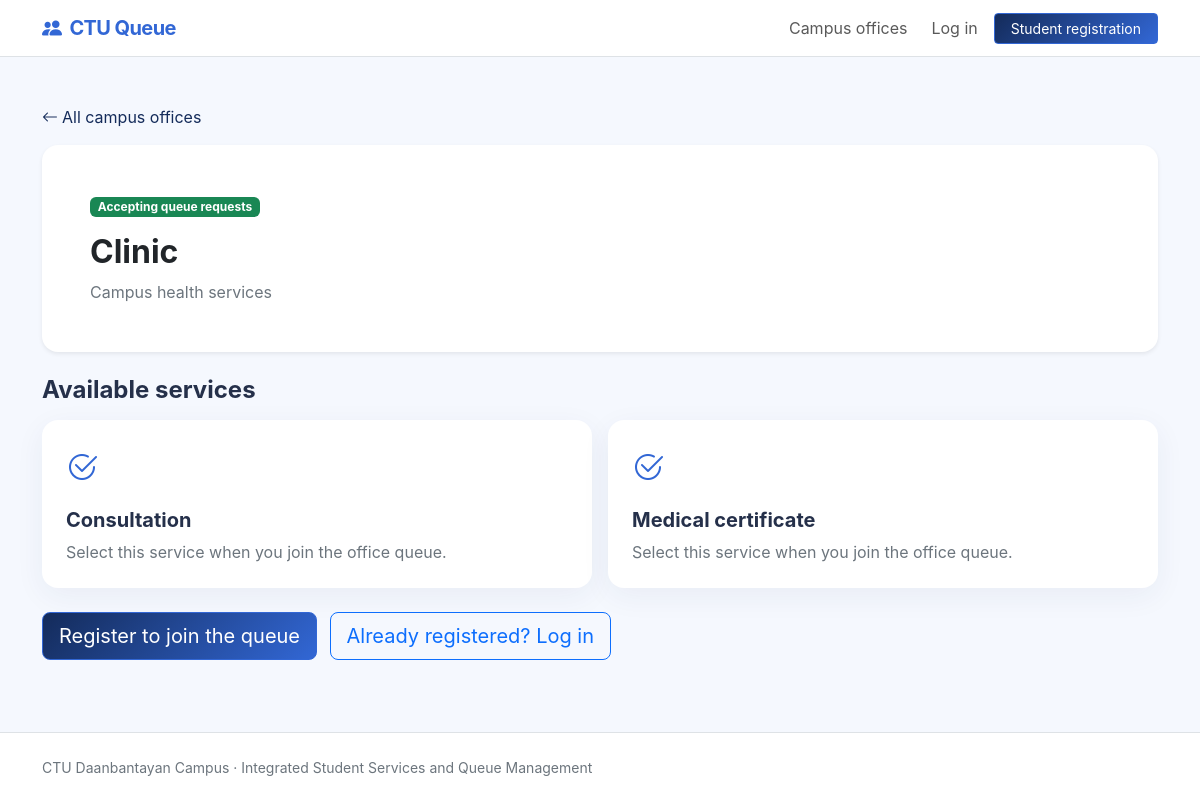
/office.php?id=1, run on the app's committed database.
### tables this page shows
CREATE TABLE offices (
    id BIGINT UNSIGNED AUTO_INCREMENT PRIMARY KEY,
    name VARCHAR(100) NOT NULL UNIQUE,
    description VARCHAR(255) NULL,
    is_active TINYINT(1) NOT NULL DEFAULT 1,
    accepting_queue TINYINT(1) NOT NULL DEFAULT 1,
    created_at TIMESTAMP NOT NULL DEFAULT CURRENT_TIMESTAMP
);

CREATE TABLE services (
    id BIGINT UNSIGNED AUTO_INCREMENT PRIMARY KEY,
    office_id BIGINT UNSIGNED NOT NULL,
    name VARCHAR(120) NOT NULL,
    is_active TINYINT(1) NOT NULL DEFAULT 1,
    created_at TIMESTAMP NOT NULL DEFAULT CURRENT_TIMESTAMP,
    UNIQUE KEY uq_service_office (office_id, name),
    CONSTRAINT fk_services_office FOREIGN KEY (office_id) REFERENCES offices(id)
);

### includes/bootstrap.php (called while the page is built, shortened)
<?php
function e(?string $value): string
{
    return htmlspecialchars($value ?? '', ENT_QUOTES | ENT_SUBSTITUTE, 'UTF-8');
}
function current_user(): ?array
{
    return $_SESSION['user'] ?? null;
}

### office.php (the view, shortened to what this page needs)
<?php
require_once __DIR__ . '/includes/bootstrap.php';
$officeId = filter_input(INPUT_GET, 'id', FILTER_VALIDATE_INT);
if (!$officeId || $officeId < 1) {
    http_response_code(404);
    $office = null;
    $services = [];
} else {
    $officeStatement = $pdo->prepare(
        'SELECT id, name, description, accepting_queue
         FROM offices
         WHERE id = ? AND is_active = 1'
    );
    $officeStatement->execute([$officeId]);
    $office = $officeStatement->fetch();
    if (!$office) {
        http_response_code(404);
        $services = [];
    } else {
        $serviceStatement = $pdo->prepare(
            'SELECT id, name
             FROM services
             WHERE office_id = ? AND is_active = 1
             ORDER BY name'
        );
        $serviceStatement->execute([$officeId]);
        $services = $serviceStatement->fetchAll();
    }
}
require __DIR__ . '/includes/header.php';
?>
<p class="mb-3"><a href="/CTUQueueManagement/" class="text-decoration-none"><i class="bi bi-arrow-left me-1"></i>All campus offices</a></p>
<?php if (!$office): ?>
  <div class="alert alert-warning" role="status">
    This office is unavailable or may have been removed.
    <a href="/CTUQueueManagement/" class="alert-link">Return to the office list.</a>
  </div>
<?php else: ?>
  <section class="card border-0 shadow-sm mb-4">
    <div class="card-body p-4 p-lg-5">
      <span class="badge <?= (int)$office['accepting_queue'] ? 'text-bg-success' : 'text-bg-secondary' ?> mb-3">
        <?= (int)$office['accepting_queue'] ? 'Accepting queue requests' : 'Queue paused' ?>
      </span>
      <h1 class="h2 fw-bold"><?= e($office['name']) ?></h1>
      <p class="text-secondary mb-0"><?= e($office['description'] ?: 'Student services and assistance.') ?></p>
    </div>
  </section>
  <section aria-labelledby="services-heading">
    <h2 class="h4 fw-bold mb-3" id="services-heading">Available services</h2>
    <?php if (!$services): ?>
      <div class="alert alert-info" role="status">
        This office has no active services listed right now. Contact the office directly for help.
      </div>
    <?php else: ?>
      <div class="row g-3 mb-4">
        <?php foreach ($services as $service): ?>
          <div class="col-md-6">
            <article class="feature-card">
              <i class="bi bi-check2-circle" aria-hidden="true"></i>
              <h3 class="h5 fw-bold mt-3"><?= e($service['name']) ?></h3>
              <p class="text-secondary mb-0">Select this service when you join the office queue.</p>
            </article>
          </div>
        <?php endforeach; ?>
      </div>
      <?php if ((int)$office['accepting_queue']): ?>
        <?php if ($user && $user['role'] === 'student'): ?>
          <a class="btn btn-primary btn-lg" href="/CTUQueueManagement/student/index.php?office=<?= (int)$office['id'] ?>#joinQueueForm">Join this queue</a>
        <?php elseif (!$user): ?>
          <a class="btn btn-primary btn-lg" href="/CTUQueueManagement/register.php">Register to join the queue</a>
          <a class="btn btn-outline-primary btn-lg ms-2" href="/CTUQueueManagement/login.php">Already registered? Log in</a>
        <?php else: ?>
          <p class="text-secondary">Only student accounts can join a queue.</p>
        <?php endif; ?>
      <?php else: ?>
        <p class="text-secondary">This office has paused queue requests. Please check again later.</p>
      <?php endif; ?>
    <?php endif; ?>
  </section>
<?php endif; ?>
<?php require __DIR__ . '/includes/footer.php'; ?>

### assets/css/app.css (style rules this page uses)
:root { --blue: #3267d5; --blue-dark: #142b5a; --navy: #142b5a; --lavender: #f0edff; --pink: #f9f7ff; --light-blue: #eaf2ff; --ink: #25304a; --muted: #6f7890; }
body { color: var(--ink); background: #f5f8fe; font-family: Inter, ui-sans-serif, system-ui, -apple-system, "Segoe UI", sans-serif; }
a { color: var(--blue-dark); }
.btn-primary { background: linear-gradient(135deg, var(--navy), var(--blue)); border-color: var(--blue); }
.feature-card { height: 100%; padding: 1.5rem; border-radius: 1rem; background: #fff; box-shadow: 0 8px 30px rgba(39,53,100,.06); }
.feature-card > i { color: var(--blue); font-size: 2rem; }
.card { border-radius: 1rem; }

### data on the page
offices: name "Clinic", description "Campus health services"
services: name "Consultation"
services: name "Medical certificate"
